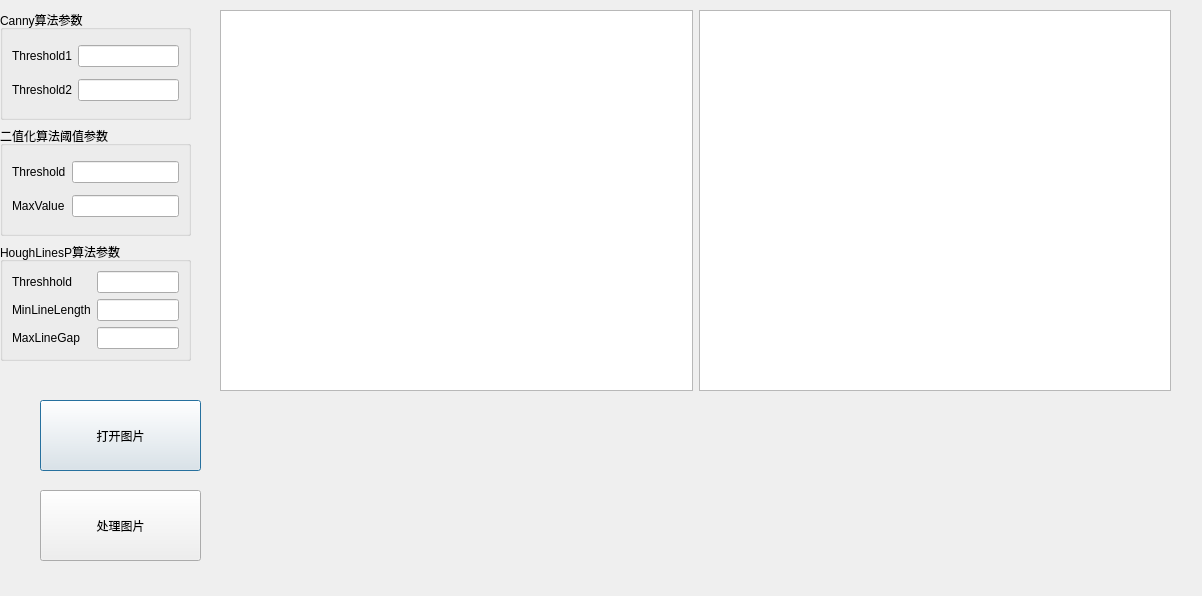
<?xml version="1.0" encoding="UTF-8"?>
<ui version="4.0">
 <class>OnePicDialog</class>
 <widget class="QDialog" name="OnePicDialog">
  <property name="geometry">
   <rect>
    <x>0</x>
    <y>0</y>
    <width>1202</width>
    <height>596</height>
   </rect>
  </property>
  <property name="windowTitle">
   <string>Dialog</string>
  </property>
  <widget class="QPushButton" name="OpenButton">
   <property name="geometry">
    <rect>
     <x>40</x>
     <y>400</y>
     <width>161</width>
     <height>71</height>
    </rect>
   </property>
   <property name="sizePolicy">
    <sizepolicy hsizetype="Expanding" vsizetype="Expanding">
     <horstretch>0</horstretch>
     <verstretch>0</verstretch>
    </sizepolicy>
   </property>
   <property name="text">
    <string>打开图片</string>
   </property>
  </widget>
  <widget class="QWidget" name="layoutWidget_2">
   <property name="geometry">
    <rect>
     <x>220</x>
     <y>10</y>
     <width>951</width>
     <height>381</height>
    </rect>
   </property>
   <layout class="QGridLayout" name="Pictures">
    <item row="0" column="2" rowspan="2">
     <widget class="QGraphicsView" name="resultView"/>
    </item>
    <item row="0" column="0" rowspan="2">
     <widget class="QGraphicsView" name="graphicsView"/>
    </item>
   </layout>
  </widget>
  <widget class="QPushButton" name="ProcessButton">
   <property name="geometry">
    <rect>
     <x>40</x>
     <y>490</y>
     <width>161</width>
     <height>71</height>
    </rect>
   </property>
   <property name="sizePolicy">
    <sizepolicy hsizetype="Expanding" vsizetype="Expanding">
     <horstretch>0</horstretch>
     <verstretch>0</verstretch>
    </sizepolicy>
   </property>
   <property name="text">
    <string>处理图片</string>
   </property>
  </widget>
  <widget class="QWidget" name="layoutWidget">
   <property name="geometry">
    <rect>
     <x>0</x>
     <y>10</y>
     <width>191</width>
     <height>351</height>
    </rect>
   </property>
   <layout class="QVBoxLayout" name="ParameterAdjustment">
    <item>
     <widget class="QGroupBox" name="Canny_2">
      <property name="title">
       <string>Canny算法参数</string>
      </property>
      <layout class="QGridLayout" name="Canny">
       <item row="0" column="0">
        <widget class="QLabel" name="label">
         <property name="sizePolicy">
          <sizepolicy hsizetype="Preferred" vsizetype="Preferred">
           <horstretch>0</horstretch>
           <verstretch>0</verstretch>
          </sizepolicy>
         </property>
         <property name="text">
          <string>Threshold1</string>
         </property>
         <property name="buddy">
          <cstring>CannyThre1Edit</cstring>
         </property>
        </widget>
       </item>
       <item row="1" column="0">
        <widget class="QLabel" name="label_2">
         <property name="sizePolicy">
          <sizepolicy hsizetype="Preferred" vsizetype="Preferred">
           <horstretch>0</horstretch>
           <verstretch>0</verstretch>
          </sizepolicy>
         </property>
         <property name="text">
          <string>Threshold2</string>
         </property>
         <property name="buddy">
          <cstring>CannyThre2Edit</cstring>
         </property>
        </widget>
       </item>
       <item row="0" column="1">
        <widget class="QLineEdit" name="CannyThre1Edit"/>
       </item>
       <item row="1" column="1">
        <widget class="QLineEdit" name="CannyThre2Edit"/>
       </item>
      </layout>
     </widget>
    </item>
    <item>
     <widget class="QGroupBox" name="Threshold_2">
      <property name="title">
       <string>二值化算法阈值参数</string>
      </property>
      <layout class="QGridLayout" name="Threshold">
       <item row="3" column="0">
        <widget class="QLabel" name="label_4">
         <property name="text">
          <string>MaxValue</string>
         </property>
         <property name="buddy">
          <cstring>ThresholdMaxValueEdit</cstring>
         </property>
        </widget>
       </item>
       <item row="1" column="0">
        <widget class="QLabel" name="label_3">
         <property name="text">
          <string>Threshold</string>
         </property>
         <property name="buddy">
          <cstring>ThresholdThreEdit</cstring>
         </property>
        </widget>
       </item>
       <item row="1" column="1">
        <widget class="QLineEdit" name="ThresholdThreEdit"/>
       </item>
       <item row="3" column="1">
        <widget class="QLineEdit" name="ThresholdMaxValueEdit"/>
       </item>
      </layout>
     </widget>
    </item>
    <item>
     <widget class="QGroupBox" name="HoughLinesP_2">
      <property name="title">
       <string>HoughLinesP算法参数</string>
      </property>
      <layout class="QGridLayout" name="HoughLinesP">
       <item row="1" column="0">
        <widget class="QLabel" name="label_6">
         <property name="text">
          <string>MinLineLength</string>
         </property>
         <property name="buddy">
          <cstring>MinLineLengthEdit</cstring>
         </property>
        </widget>
       </item>
       <item row="0" column="0">
        <widget class="QLabel" name="label_5">
         <property name="text">
          <string>Threshhold</string>
         </property>
         <property name="buddy">
          <cstring>HoughThreEdit</cstring>
         </property>
        </widget>
       </item>
       <item row="2" column="0">
        <widget class="QLabel" name="label_7">
         <property name="text">
          <string>MaxLineGap</string>
         </property>
         <property name="buddy">
          <cstring>MaxLineGapEdit</cstring>
         </property>
        </widget>
       </item>
       <item row="0" column="1">
        <widget class="QLineEdit" name="HoughThreEdit"/>
       </item>
       <item row="1" column="1">
        <widget class="QLineEdit" name="MinLineLengthEdit"/>
       </item>
       <item row="2" column="1">
        <widget class="QLineEdit" name="MaxLineGapEdit"/>
       </item>
      </layout>
     </widget>
    </item>
   </layout>
  </widget>
 </widget>
 <tabstops>
  <tabstop>OpenButton</tabstop>
  <tabstop>CannyThre1Edit</tabstop>
  <tabstop>CannyThre2Edit</tabstop>
  <tabstop>ThresholdThreEdit</tabstop>
  <tabstop>ThresholdMaxValueEdit</tabstop>
  <tabstop>HoughThreEdit</tabstop>
  <tabstop>MinLineLengthEdit</tabstop>
  <tabstop>MaxLineGapEdit</tabstop>
  <tabstop>ProcessButton</tabstop>
  <tabstop>graphicsView</tabstop>
  <tabstop>resultView</tabstop>
 </tabstops>
 <resources/>
 <connections/>
</ui>
